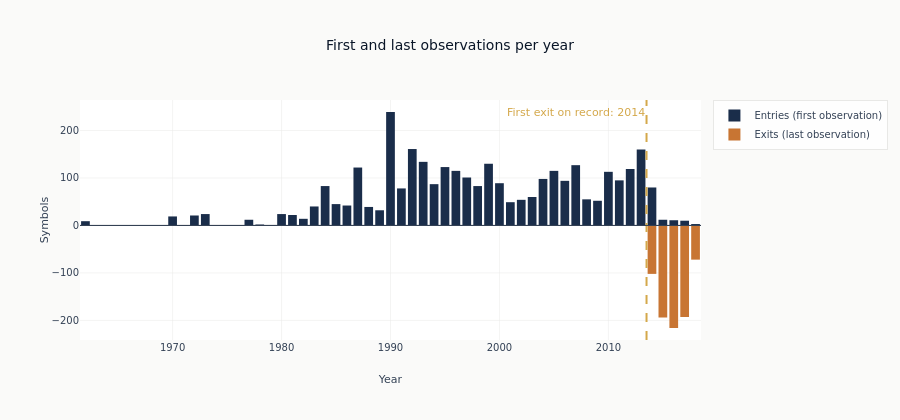

Source (notebook cell):
### Markdown cell above
The universe grows for fifty years, peaks, and then declines. A market does not do that.
A *data collection process* does. Hold that thought; the next chart names the mechanism.

### Code cell
entries = (
    lifespans.group_by("entry_year").agg(pl.len().alias("entries")).rename({"entry_year": "year"})
)
# A symbol whose last observation is the panel's last date has not left — it is still quoted.
exits = (
    lifespans.filter(pl.col("leaves_early"))
    .group_by("exit_year")
    .agg(pl.len().alias("exits"))
    .rename({"exit_year": "year"})
)

years = pl.DataFrame(
    {"year": list(range(lifespans["entry_year"].min(), lifespans["exit_year"].max() + 1))}
)
flows = (
    years.join(entries, on="year", how="left")
    .join(exits, on="year", how="left")
    .with_columns([pl.col("entries").fill_null(0), pl.col("exits").fill_null(0)])
    .sort("year")
)

first_exit_year = flows.filter(pl.col("exits") > 0)["year"].min()

fig = go.Figure()
fig.add_trace(
    go.Bar(
        x=flows["year"].to_list(),
        y=flows["entries"].to_list(),
        name="Entries (first observation)",
        marker_color=COLORS["slate"],
    )
)
fig.add_trace(
    go.Bar(
        x=flows["year"].to_list(),
        y=[-n for n in flows["exits"].to_list()],
        name="Exits (last observation)",
        marker_color=COLORS["copper"],
    )
)
fig.add_vline(x=first_exit_year - 0.5, line_dash="dash", line_color=COLORS["amber"])
fig.add_annotation(
    x=first_exit_year - 0.5,
    y=max(flows["entries"].to_list()),
    text=f"First exit on record: {first_exit_year}",
    showarrow=False,
    xanchor="right",
    font=dict(color=COLORS["amber"]),
)
fig.add_hline(y=0, line_color=COLORS["neutral"], line_width=1)
fig.update_layout(
    title="First and last observations per year",
    xaxis_title="Year",
    yaxis_title="Symbols",
    barmode="relative",
    height=420,
)
show_plotly_with_alt(
    fig,
    "Bars above the axis count symbols recording their first observation in each year and "
    "bars below it count those recording their last. The upper bars run through the whole "
    "span, sparse and intermittent in the earliest years and growing steadily after that; "
    "the lower bars are absent entirely until a dashed rule near the right edge, after "
    "which they appear in every remaining year.",
)

### Figure 1 — Plotly figure (JSON) as saved in the notebook; plotly's stock layout.template omitted (floating-point values rounded to 4 significant figures)
{"data": [{"marker": {"color": "#1a2d4a"}, "name": "Entries (first observation)", "type": "bar", "x": [1962, 1963, 1964, 1965, 1966, 1967, 1968, 1969, 1970, 1971, 1972, 1973, 1974, 1975, 1976, 1977, 1978, 1979, 1980, 1981, 1982, 1983, 1984, 1985, 1986, 1987, 1988, 1989, 1990, 1991, 1992, 1993, 1994, 1995, 1996, 1997, 1998, 1999, 2000, 2001, 2002, 2003, 2004, 2005, 2006, 2007, 2008, 2009, 2010, 2011, 2012, 2013, 2014, 2015, 2016, 2017, 2018], "y": [9, 0, 0, 0, 0, 0, 0, 0, 19, 0, 21, 24, 0, 1, 0, 12, 2, 1, 24, 22, 14, 40, 83, 45, 42, 122, 39, 32, 239, 78, 161, 134, 87, 123, 115, 101, 83, 130, 89, 49, 54, 60, 98, 115, 94, 127, 55, 52, 113, 95, 119, 160, 80, 12, 11, 10, 3]}, {"marker": {"color": "#C87533"}, "name": "Exits (last observation)", "type": "bar", "x": [1962, 1963, 1964, 1965, 1966, 1967, 1968, 1969, 1970, 1971, 1972, 1973, 1974, 1975, 1976, 1977, 1978, 1979, 1980, 1981, 1982, 1983, 1984, 1985, 1986, 1987, 1988, 1989, 1990, 1991, 1992, 1993, 1994, 1995, 1996, 1997, 1998, 1999, 2000, 2001, 2002, 2003, 2004, 2005, 2006, 2007, 2008, 2009, 2010, 2011, 2012, 2013, 2014, 2015, 2016, 2017, 2018], "y": [0, 0, 0, 0, 0, 0, 0, 0, 0, 0, 0, 0, 0, 0, 0, 0, 0, 0, 0, 0, 0, 0, 0, 0, 0, 0, 0, 0, 0, 0, 0, 0, 0, 0, 0, 0, 0, 0, 0, 0, 0, 0, 0, 0, 0, 0, 0, 0, 0, 0, 0, 0, -102, -194, -216, -193, -72]}], "layout": {"annotations": [{"font": {"color": "#D4A84B"}, "showarrow": false, "text": "First exit on record: 2014", "x": 2014.0, "xanchor": "right", "y": 239}], "barmode": "relative", "height": 420, "shapes": [{"line": {"color": "#D4A84B", "dash": "dash"}, "type": "line", "x0": 2014.0, "x1": 2014.0, "xref": "x", "y0": 0, "y1": 1, "yref": "y domain"}, {"line": {"color": "#334155", "width": 1}, "type": "line", "x0": 0, "x1": 1, "xref": "x domain", "y0": 0, "y1": 0, "yref": "y"}], "title": {"text": "First and last observations per year"}, "xaxis": {"title": {"text": "Year"}}, "yaxis": {"title": {"text": "Symbols"}}}}
